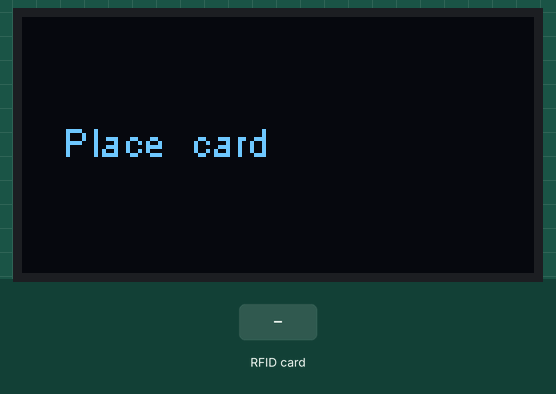
Bench run of a program on a simulated ESP32. On the bench: 128×64 one-colour display. The test bench sets the inputs (shaded band). WiFi joins after 1.5 s; servers stay silent unless stated; uploads are accepted with an empty reply; what the program prints to the serial monitor is not drawn.

Above: at 3.3 s.
3.4 s: RFID card 5E 7A 19 C4 held to the reader
At 4.0 s:
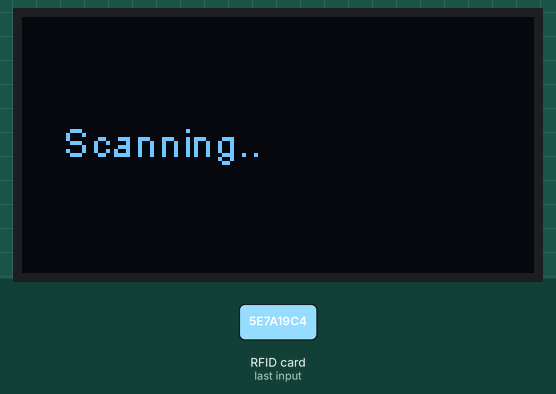
Timing chart, 0 to 6.4 s (numbered marks = the images above; inputs shaded):
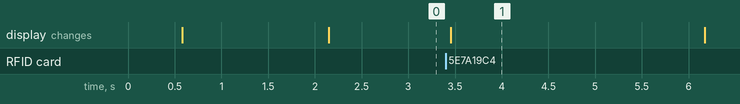

The program:

main.cpp
```cpp
#include <Arduino.h>
#include <WiFi.h>
#include <ESP32Ping.h>
#include <HTTPClient.h>
#include <ArduinoJson.h>
#include <Wire.h>
#include <SPI.h>
#include <MFRC522.h>
#include "SSD1306Wire.h"

#define SS_PIN 26
#define RST_PIN 25
#define DEMO_DURATION 7000
// wifi parameters
const char* ssid              = "hbo-ict-lab-2.4GHz";
const char* password          = "hboictlab2018";
const char* postLogin         = "http://145.89.192.130/api/auth/login";
const char* postNewAccount    = "http://145.89.192.130/api/register";

// rfid & oled parameters
MFRC522 mfrc522(SS_PIN, RST_PIN);
SSD1306Wire display(0x3c, SDA, SCL);
// string content
String content;
String response;

// int
int j = 0;
int counter = 1;
int progress;
long timeSinceLastModeSwitch = 0;
int httpResponseCode;
// bool
bool progressStat = true;
bool keyFob = false;
bool fobText = false;

//---------------------------------------------------- function list -----------------------------------
void wifi();
// oled
void textDisplay();
void drawProgressBarDemo();
void starterText(String inputText);
void scanning();
// rifd
void rifdStats();
// post & get
void httpPostrequest(const char* endpoint);

void setup() {
  // ------------------- start-up sequence -----------
 Serial.begin(115200);
  //--------------------------------------------------
  SPI.begin();
  mfrc522.PCD_Init();
  //--------------------------------------------------
  display.init();
  display.flipScreenVertically();
  display.setFont(ArialMT_Plain_10);
  // wifi setup
  wifi();
  delay(500);
}

void loop() {
  rifdStats();

  if(keyFob){
    starterText("keyfob mode");
      delay(500);
  } else if(fobText){
     for(int i = 0; i < response.length(); i++){
      if(response[i] == '\"'){
          response[i] = ' ';
        }
       }
    starterText(response);
    delay(8000);
    fobText = false;
  }else {
    starterText("Place  card");
  }
}

//-------------------------------------------------- rifd & keyfob ----------------------------------------
void rifdStats(){
  // put your main code here, to run repeatedly:
  if ( ! mfrc522.PICC_IsNewCardPresent())
  {
    return;
  }
  if ( ! mfrc522.PICC_ReadCardSerial())
  {
    return;
  }
  content = "";
  for (byte i = 0; i < mfrc522.uid.size; i++)
  {
     Serial.print(mfrc522.uid.uidByte[i] < 0x10 ? " 0" : " ");
     Serial.print(mfrc522.uid.uidByte[i], HEX);
     content.concat(String(mfrc522.uid.uidByte[i] < 0x10 ? " 0" : " "));
     content.concat(String(mfrc522.uid.uidByte[i], HEX));
  }
  for (int i = 0; i < content.length(); i++){
    if(content[i] == ' '){
        content[i] = '_';
      }
    }
  Serial.println();
  Serial.print("Message : ");
  content.toUpperCase();
  if (content.substring(1) == "65_46_DC_D9" && keyFob == false) {
    Serial.println("Authorized access");
    keyFob = true;
    scanning();
    delay(2000);
  }
  else if(keyFob && content.substring(1)!= "65_46_DC_D9" ) {
    Serial.println("add pass");
    keyFob = false;
    fobText = true;
    scanning();
    delay(500);
    httpPostrequest(postNewAccount);
    delay(2000);
  }
  else if (content.substring(1) == "65_46_DC_D9"){
      keyFob = false;
      scanning();
      delay(2000);
    }
  else {
    Serial.println(content.substring(1));
    scanning();
    delay(500);
    httpPostrequest(postLogin);
    delay(2000);
  }
}
//-------------------------------------------------- OLED ----------------------------------------
void scanning(){
  starterText("Scanning..");
  }
void drawProgressBarDemo() {
  progress = (counter / 5) % 100;
  display.drawProgressBar(0, 32, 120, 10, progress);

  display.setTextAlignment(TEXT_ALIGN_CENTER);
  display.drawString(64, 15, String(progress) + "%");
}

void textDisplay(){
  display.clear();
    drawProgressBarDemo();
  display.setFont(ArialMT_Plain_10);
  display.setTextAlignment(TEXT_ALIGN_RIGHT);

  display.display();
  counter++;
  delay(10);
}

void starterText(String inputText) {
  display.clear();
  display.setFont(ArialMT_Plain_10);
  display.setTextAlignment(TEXT_ALIGN_LEFT);
  display.drawString(10, 25, inputText);
  display.display();
}
// ---------------------------- wifi connection + post
void wifi () {
  WiFi.begin(ssid, password);

  while (WiFi.status() != WL_CONNECTED) {
    delay(500);
    Serial.println("Connecting to WiFi...");
    starterText("connecting");
  }
}

void httpPostrequest(const char* endpoint){
  if (WiFi.status() == WL_CONNECTED) {
    HTTPClient http;
    Serial.println("posting...");

    StaticJsonDocument<200> buff;
    String jsonPara ;
    buff["rfid"]= String(content);

    serializeJson(buff, jsonPara);
    Serial.println(jsonPara);

    http.begin(endpoint);

      http.addHeader("Content-Type", "application/json");
      int postRfid = http.POST(jsonPara);
      response = http.getString();

        if(endpoint == postLogin){
          for(int i = 0; i < response.length(); i++){
            if(response[i] == '\"'){
            response[i] = ' ';}
            delay(100);
            starterText(response);
            delay(5000);
            }
        } else if(postRfid == 200){
          Serial.print("Received response");
          Serial.println(response);
          starterText(response);
          delay(10000);
        } else {
          Serial.print("Post request failed");
        }

    http.end();
  }

  if (WiFi.status() != WL_CONNECTED) {
    Serial.println("ESP32 is not connected to a network");
    delay(5000);
  }
}
```

Measured:
- after the input at 3.4 s, the display: changes after 0.06 s (image 1)
